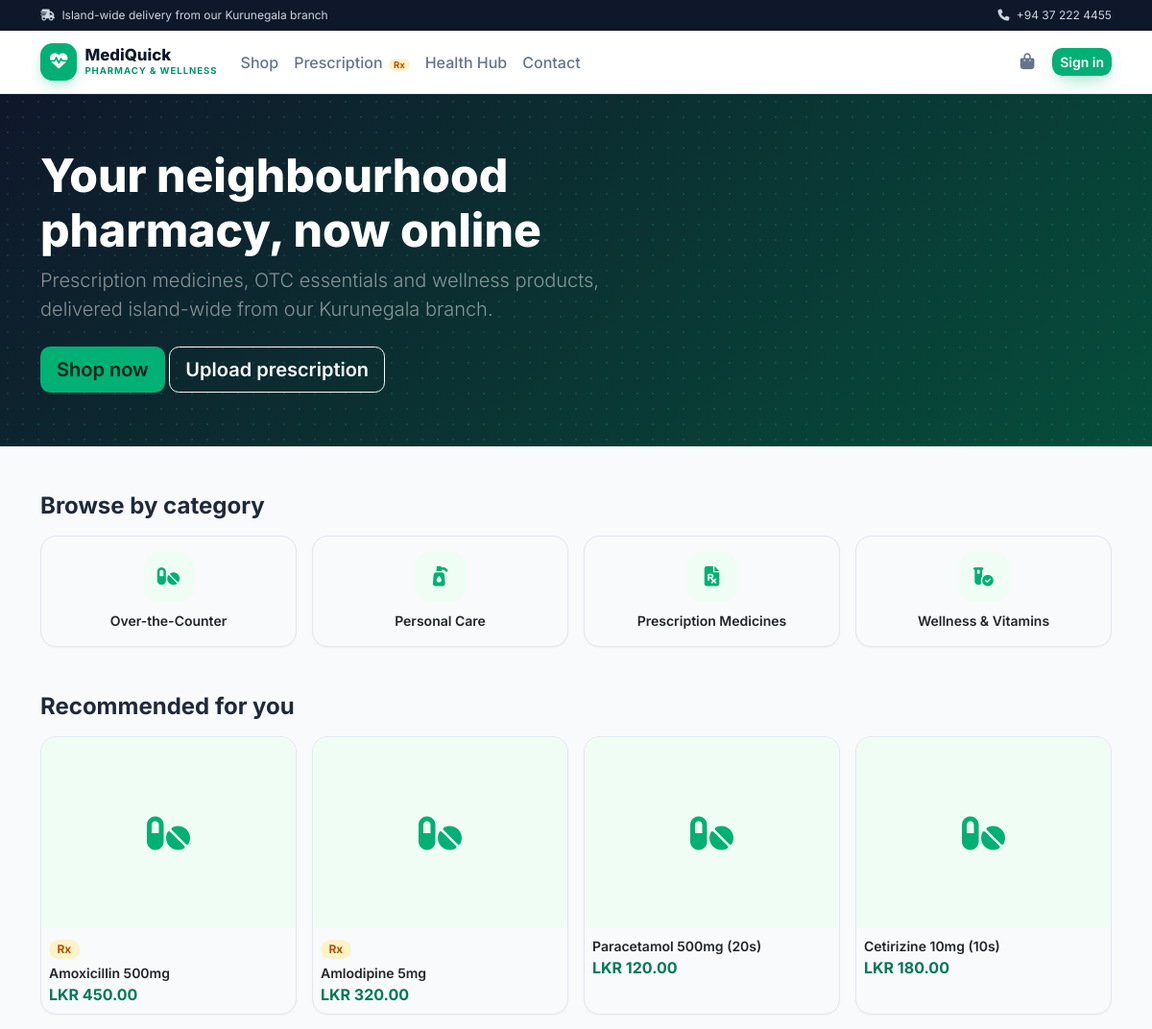
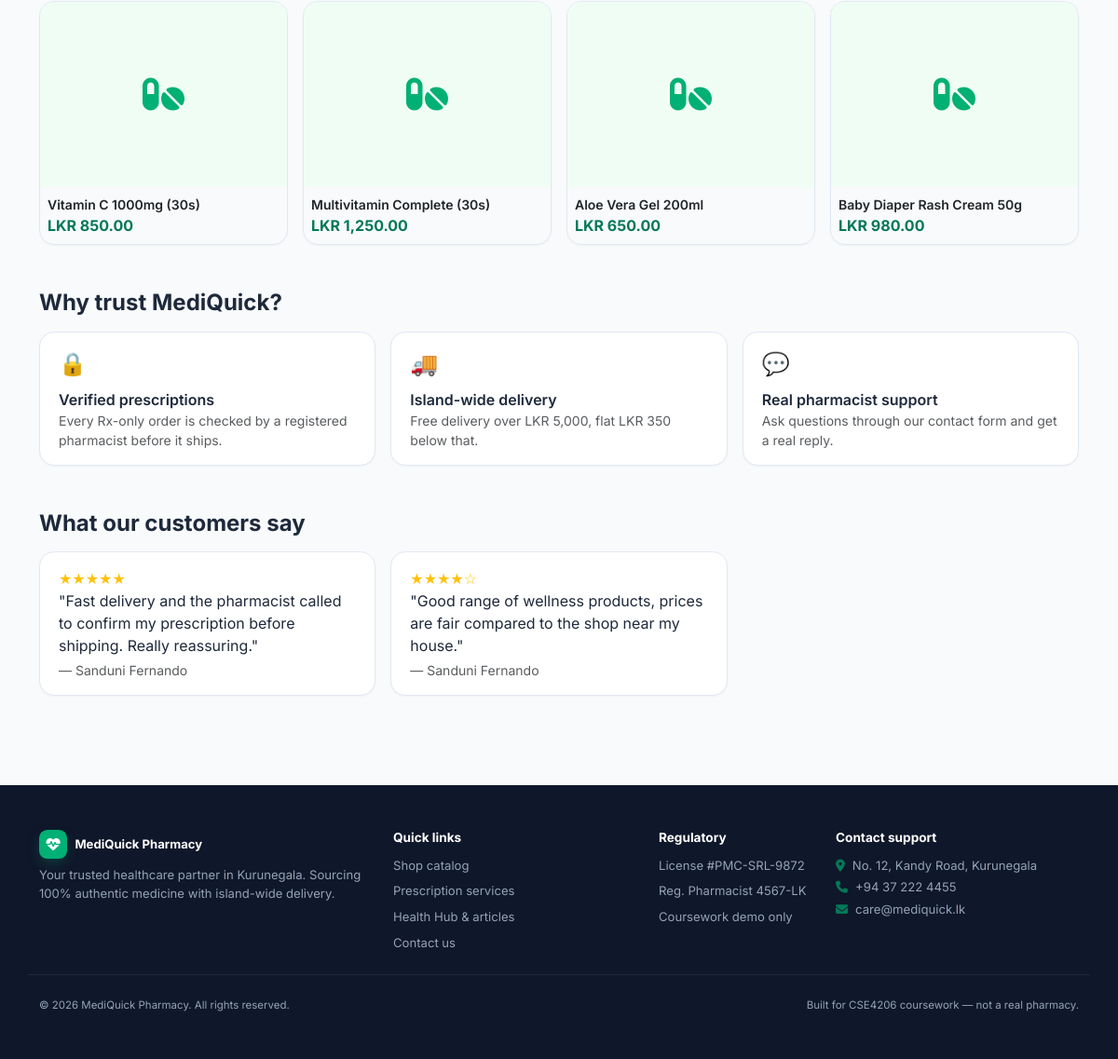
The page /mediquick/index.php on the database its author committed (2 pictures, top to bottom).
### tables this page shows
CREATE TABLE categories (
  id          INT UNSIGNED AUTO_INCREMENT PRIMARY KEY,
  name        VARCHAR(80)  NOT NULL UNIQUE,
  slug        VARCHAR(80)  NOT NULL UNIQUE,
  description VARCHAR(255) NULL
);

CREATE TABLE products (
  id                    INT UNSIGNED AUTO_INCREMENT PRIMARY KEY,
  category_id           INT UNSIGNED NOT NULL,
  name                  VARCHAR(150) NOT NULL,
  generic_name          VARCHAR(150) NULL,           
  brand                 VARCHAR(100) NULL,
  description           TEXT NULL,
  dosage_guidelines     TEXT NULL,
  safety_info           TEXT NULL,
  price                 DECIMAL(10,2) NOT NULL CHECK (price >= 0),    
  stock_qty             INT NOT NULL DEFAULT 0 CHECK (stock_qty >= 0),
  reorder_level         INT NOT NULL DEFAULT 10,
  requires_prescription TINYINT(1) NOT NULL DEFAULT 0,                
  expiry_date           DATE NULL,
  image                 VARCHAR(255) NULL,
  is_active             TINYINT(1) NOT NULL DEFAULT 1,
  created_at            DATETIME NOT NULL DEFAULT CURRENT_TIMESTAMP,
  updated_at            DATETIME NOT NULL DEFAULT CURRENT_TIMESTAMP ON UPDATE CURRENT_TIMESTAMP,
  FOREIGN KEY (category_id) REFERENCES categories(id),
  INDEX idx_products_name (name),
  INDEX idx_products_generic (generic_name)
);

CREATE TABLE testimonials (
  id          INT UNSIGNED AUTO_INCREMENT PRIMARY KEY,
  customer_id INT UNSIGNED NOT NULL,
  rating      TINYINT NOT NULL CHECK (rating BETWEEN 1 AND 5),
  message     VARCHAR(500) NOT NULL,
  is_approved TINYINT(1) NOT NULL DEFAULT 0,
  created_at  DATETIME NOT NULL DEFAULT CURRENT_TIMESTAMP,
  FOREIGN KEY (customer_id) REFERENCES users(id)
);

CREATE TABLE users (
  id            INT UNSIGNED AUTO_INCREMENT PRIMARY KEY,
  role          ENUM('customer','staff','admin') NOT NULL DEFAULT 'customer',
  full_name     VARCHAR(100) NOT NULL,
  email         VARCHAR(150) NOT NULL UNIQUE,
  phone         VARCHAR(15)  NOT NULL,
  password_hash VARCHAR(255) NOT NULL,               
  address       VARCHAR(255) NULL,
  city          VARCHAR(60)  NULL,
  status        ENUM('active','suspended') NOT NULL DEFAULT 'active',
  last_login_at DATETIME NULL,
  created_at    DATETIME NOT NULL DEFAULT CURRENT_TIMESTAMP
);

### mediquick/includes/functions.php (called while the page is built, shortened)
<?php
function e(?string $value): string
{
    return htmlspecialchars($value ?? '', ENT_QUOTES, 'UTF-8');
}
function money(float $amount): string
{
    return 'LKR ' . number_format($amount, 2);
}
function url(string $path = ''): string
{
    return BASE_URL . '/' . ltrim($path, '/');
}

### mediquick/includes/auth.php (called while the page is built, shortened)
<?php
function current_user(): ?array
{
    return $_SESSION['user'] ?? null;
}

### mediquick/index.php (the view, shortened to what this page needs)
<?php
require_once __DIR__ . '/includes/bootstrap.php';
$categories = $pdo->query('SELECT * FROM categories ORDER BY name')->fetchAll();
$featured = $pdo->query(
    "SELECT * FROM products WHERE is_active = 1 ORDER BY created_at DESC LIMIT 8"
)->fetchAll();
$testimonials = $pdo->query(
    "SELECT t.*, u.full_name FROM testimonials t JOIN users u ON u.id = t.customer_id
     WHERE t.is_approved = 1 ORDER BY t.created_at DESC LIMIT 3"
)->fetchAll();
require __DIR__ . '/includes/header.php';
?>
<section class="hero">
  <div class="container">
    <div class="row align-items-center">
      <div class="col-lg-7">
        <h1 class="display-5">Your neighbourhood pharmacy, now online</h1>
        <p class="lead text-white-50">Prescription medicines, OTC essentials and wellness products, delivered island-wide from our Kurunegala branch.</p>
        <a href="<?= url('shop.php') ?>" class="btn btn-lg mt-2" style="background:var(--brand-light);color:#04241a">Shop now</a>
        <a href="<?= url('prescription-upload.php') ?>" class="btn btn-lg btn-outline-light mt-2">Upload prescription</a>
      </div>
    </div>
  </div>
</section>
<div class="container py-5">
  <h2 class="h4 fw-bold mb-3">Browse by category</h2>
  <div class="row g-3 mb-5">
    <?php foreach ($categories as $cat): ?>
      <div class="col-6 col-md-3">
        <a class="category-card d-block text-decoration-none p-3 text-center" href="<?= url('shop.php?category=' . $cat['id']) ?>">
          <div class="category-icon">
            <i class="fa-solid <?= $cat['slug'] === 'prescription' ? 'fa-file-prescription' : ($cat['slug'] === 'otc' ? 'fa-pills' : ($cat['slug'] === 'wellness' ? 'fa-vial-circle-check' : 'fa-pump-soap')) ?>"></i>
          </div>
          <div class="fw-semibold text-dark small"><?= e($cat['name']) ?></div>
        </a>
      </div>
    <?php endforeach; ?>
  </div>
  <h2 class="h4 fw-bold mb-3">Recommended for you</h2>
  <div class="row g-3 mb-5">
    <?php foreach ($featured as $p): ?>
      <div class="col-6 col-md-3">
        <div class="product-card">
          <a href="<?= url('product.php?id=' . $p['id']) ?>" class="text-decoration-none text-dark">
            <div class="product-thumb"><i class="fa-solid fa-pills"></i></div>
            <div class="p-2">
              <?php if ($p['requires_prescription']): ?><span class="badge badge-rx mb-1">Rx</span><?php endif; ?>
              <div class="small fw-semibold"><?= e($p['name']) ?></div>
              <div class="text-brand fw-bold"><?= money((float) $p['price']) ?></div>
            </div>
          </a>
        </div>
      </div>
    <?php endforeach; ?>
  </div>
  <h2 class="h4 fw-bold mb-3">Why trust MediQuick?</h2>
  <div class="row g-3 mb-5">
    <div class="col-md-4"><div class="kpi-tile"><div class="fs-4">🔒</div><div class="fw-semibold mt-2">Verified prescriptions</div><p class="text-muted small mb-0">Every Rx-only order is checked by a registered pharmacist before it ships.</p></div></div>
    <div class="col-md-4"><div class="kpi-tile"><div class="fs-4">🚚</div><div class="fw-semibold mt-2">Island-wide delivery</div><p class="text-muted small mb-0">Free delivery over LKR 5,000, flat LKR 350 below that.</p></div></div>
    <div class="col-md-4"><div class="kpi-tile"><div class="fs-4">💬</div><div class="fw-semibold mt-2">Real pharmacist support</div><p class="text-muted small mb-0">Ask questions through our contact form and get a real reply.</p></div></div>
  </div>
  <?php if ($testimonials): ?>
    <h2 class="h4 fw-bold mb-3">What our customers say</h2>
    <div class="row g-3">
      <?php foreach ($testimonials as $t): ?>
        <div class="col-md-4">
          <div class="kpi-tile">
            <div class="text-warning"><?= str_repeat('★', (int) $t['rating']) . str_repeat('☆', 5 - (int) $t['rating']) ?></div>
            <p class="mb-1">"<?= e($t['message']) ?>"</p>
            <div class="small text-muted">— <?= e($t['full_name']) ?></div>
          </div>
        </div>
      <?php endforeach; ?>
    </div>
  <?php endif; ?>
</div>
<?php require __DIR__ . '/includes/footer.php'; ?>

### mediquick/includes/header.php (shortened to what this page needs)
<?php
$user = current_user();
?>
<!doctype html>
<html lang="en">
<head>
<link href="https://cdn.jsdelivr.net/npm/bootstrap@5.3.3/dist/css/bootstrap.min.css" rel="stylesheet">
<link rel="stylesheet" href="https://cdnjs.cloudflare.com/ajax/libs/font-awesome/6.5.2/css/all.min.css">
<link href="<?= url('assets/css/style.css') ?>" rel="stylesheet">
</head>
<body>
<div class="announce-bar">
  <div class="container d-flex justify-content-between align-items-center flex-wrap gap-1">
    <span><i class="fa-solid fa-truck-fast me-1"></i> Island-wide delivery from our Kurunegala branch</span>
    <span class="d-flex gap-3">
      <a href="tel:+94372224455"><i class="fa-solid fa-phone me-1"></i> +94 37 222 4455</a>
    </span>
  </div>
</div>
<nav class="navbar navbar-expand-lg site-navbar sticky-top">
  <div class="container">
    <a class="navbar-brand d-flex align-items-center gap-2" href="<?= url('index.php') ?>">
      <span class="brand-mark"><i class="fa-solid fa-heart-pulse"></i></span>
      <span class="d-flex flex-column leading-tight">
        <span class="brand-name">MediQuick</span>
        <span class="brand-sub">Pharmacy &amp; Wellness</span>
      </span>
    </a>
    <div class="collapse navbar-collapse" id="navMain">
      <ul class="navbar-nav me-auto mb-2 mb-lg-0">
        <li class="nav-item"><a class="nav-link" href="<?= url('shop.php') ?>">Shop</a></li>
        <li class="nav-item"><a class="nav-link" href="<?= url('prescription-upload.php') ?>">Prescription <span class="badge-rx-inline">Rx</span></a></li>
        <li class="nav-item"><a class="nav-link" href="<?= url('health-hub.php') ?>">Health Hub</a></li>
        <li class="nav-item"><a class="nav-link" href="<?= url('contact.php') ?>">Contact</a></li>
      </ul>
      <ul class="navbar-nav align-items-lg-center gap-2">
        <li class="nav-item">
          <a class="icon-btn position-relative" href="<?= url('cart.php') ?>" aria-label="Cart">
            <i class="fa-solid fa-bag-shopping"></i>
          </a>
        </li>
        <?php if ($user): ?>
          <?php if ($user['role'] === 'customer'): ?>
            <li class="nav-item"><a class="icon-btn" href="<?= url('account/dashboard.php') ?>" aria-label="My account"><i class="fa-regular fa-user"></i></a></li>
          <?php elseif ($user['role'] === 'staff'): ?>
            <li class="nav-item"><a class="nav-link" href="<?= url('staff/dashboard.php') ?>">Staff Panel</a></li>
          <?php elseif ($user['role'] === 'admin'): ?>
            <li class="nav-item"><a class="nav-link" href="<?= url('admin/dashboard.php') ?>">Admin Panel</a></li>
          <?php endif; ?>
          <li class="nav-item"><a class="btn btn-outline-secondary btn-sm" href="<?= url('logout.php') ?>">Log out</a></li>
        <?php else: ?>
          <li class="nav-item"><a class="btn btn-brand btn-sm" href="<?= url('login.php') ?>">Sign in</a></li>
        <?php endif; ?>
      </ul>
    </div>
  </div>
</nav>
<main>

### mediquick/includes/footer.php (shortened to what this page needs)
</main>
<footer class="site-footer">
  <div class="container py-5">
    <div class="row g-4 pb-4 border-bottom-slate">
      <div class="col-md-4">
        <div class="d-flex align-items-center gap-2 mb-2">
          <span class="brand-mark brand-mark-sm"><i class="fa-solid fa-heart-pulse"></i></span>
          <span class="text-white fw-bold">MediQuick Pharmacy</span>
        </div>
        <p class="mb-0">Your trusted healthcare partner in Kurunegala. Sourcing 100% authentic medicine with island-wide delivery.</p>
      </div>
      <div class="col-md-3">
        <h4 class="footer-heading">Quick links</h4>
        <ul class="footer-links">
          <li><a href="<?= url('shop.php') ?>">Shop catalog</a></li>
          <li><a href="<?= url('prescription-upload.php') ?>">Prescription services</a></li>
          <li><a href="<?= url('health-hub.php') ?>">Health Hub &amp; articles</a></li>
          <li><a href="<?= url('contact.php') ?>">Contact us</a></li>
        </ul>
      </div>
      <div class="col-md-2">
        <h4 class="footer-heading">Regulatory</h4>
        <ul class="footer-links">
          <li>License #PMC-SRL-9872</li>
          <li>Reg. Pharmacist 4567-LK</li>
          <li>Coursework demo only</li>
        </ul>
      </div>
      <div class="col-md-3">
        <h4 class="footer-heading">Contact support</h4>
        <p class="mb-1"><i class="fa-solid fa-location-dot me-2 text-brand"></i>No. 12, Kandy Road, Kurunegala</p>
        <p class="mb-1"><i class="fa-solid fa-phone me-2 text-brand"></i>+94 37 222 4455</p>
        <p class="mb-0"><i class="fa-solid fa-envelope me-2 text-brand"></i>care@mediquick.lk</p>
      </div>
    </div>
    <div class="d-flex flex-column flex-sm-row justify-content-between gap-2 pt-4 small">
      <span>&copy; <?= date('Y') ?> MediQuick Pharmacy. All rights reserved.</span>
      <span>Built for CSE4206 coursework — not a real pharmacy.</span>
    </div>
  </div>
</footer>
</body>
</html>

### mediquick/assets/css/style.css (style rules this page uses)
:root { --brand-50: #F0FDF4; --brand-100: #DCFCE7; --brand-200: #BBF7D0; --brand-500: #00B074; --brand-600: #059669; --brand-700: #047857; --brand-900: #064E3B; --navy-800: #0A192F; --navy-900: #0F172A; --slate-50: #F8FAFC; --slate-100: #F1F5F9; --slate-200: #E2E8F0; --slate-400: #94A3B8; --slate-500: #64748B; --slate-800: #1E293B; --amber-100: #FEF3C7; --amber-700: #B45309; --brand: var(--brand-700); --brand-light: var(--brand-500); --brand-soft: var(--brand-100); --navy: var(--navy-900); --ink: var(--slate-800); --muted: var(--slate-500); --rule: var(--slate-200); }
body { font-family: 'Inter', system-ui, sans-serif; color: var(--ink); background: var(--slate-50); }
a { color: var(--brand-700); }
.text-brand { color: var(--brand-700); }
.btn-brand { background: var(--brand-500); color: #fff; border: none; box-shadow: 0 8px 20px -6px rgba(0, 176, 116, .45); }
.btn { border-radius: .65rem; font-weight: 600; }
.badge { border-radius: 999px; font-weight: 600; padding: .35em .7em; }
.announce-bar { background: var(--navy-900); color: #cbd5e1; font-size: .75rem; padding: .45rem 0; }
.announce-bar a { color: #cbd5e1; text-decoration: none; }
.site-navbar { background: #fff; border-bottom: 1px solid var(--rule); box-shadow: 0 1px 2px rgba(15, 23, 42, .04); }
.site-navbar .nav-link { color: var(--slate-500); font-weight: 500; border-radius: .5rem; }
.brand-mark { width: 2.4rem; height: 2.4rem; border-radius: .8rem; background: var(--brand-500); color: #fff; display: flex; align-items: center; justify-content: center; font-size: 1.15rem; box-shadow: 0 6px 16px -4px rgba(0, 176, 116, .4); flex-shrink: 0; }
.brand-mark-sm { width: 1.9rem; height: 1.9rem; font-size: .95rem; border-radius: .55rem; }
.brand-name { font-weight: 800; color: var(--navy-900); line-height: 1.1; font-size: 1.05rem; }
.brand-sub { font-size: .6rem; font-weight: 700; letter-spacing: .1em; text-transform: uppercase; color: var(--brand-600); }
.badge-rx-inline { background: var(--amber-100); color: var(--amber-700); font-size: .6rem; font-weight: 700; border-radius: 999px; padding: .1em .5em; margin-left: .25em; }
.icon-btn { width: 2.25rem; height: 2.25rem; display: inline-flex; align-items: center; justify-content: center; border-radius: 999px; color: var(--slate-500); font-size: 1.05rem; }
.site-footer { background: var(--navy-900); color: #94A3B8; margin-top: 3rem; font-size: .82rem; }
.site-footer p { color: #94A3B8; }
.border-bottom-slate { border-bottom: 1px solid #1E293B; }
.footer-heading { color: #fff; font-weight: 700; font-size: .85rem; margin-bottom: .75rem; }
.footer-links { list-style: none; padding: 0; margin: 0; display: grid; gap: .5rem; }
.footer-links a { color: #94A3B8; text-decoration: none; }
.hero { background: linear-gradient(135deg, var(--navy-900) 0%, var(--brand-900) 100%); background-image: radial-gradient(rgba(52, 211, 153, .12) 1px, transparent 1px), linear-gradient(135deg, var(--navy-900) 0%, var(--brand-900) 100%); background-size: 16px 16px, cover; color: #fff; padding: 3.5rem 0; }
.hero h1 { font-weight: 800; }
.category-card { border: 1px solid var(--rule); border-radius: 1rem; transition: box-shadow .15s ease, border-color .15s ease, transform .15s ease; box-shadow: 0 1px 2px rgba(15, 23, 42, .04); }
.category-icon { width: 3.25rem; height: 3.25rem; margin: 0 auto .6rem; border-radius: .9rem; display: flex; align-items: center; justify-content: center; font-size: 1.3rem; background: var(--brand-50); color: var(--brand-500); }
.product-card { border: 1px solid var(--rule); border-radius: 1rem; height: 100%; overflow: hidden; box-shadow: 0 1px 2px rgba(15, 23, 42, .04); transition: box-shadow .15s ease, border-color .15s ease; }
.product-card .product-thumb { aspect-ratio: 4 / 3; background: var(--brand-50); display: flex; align-items: center; justify-content: center; font-size: 2.5rem; color: var(--brand-500); }
.badge-rx { background: var(--amber-100); color: var(--amber-700); font-weight: 700; }
.kpi-tile { border: 1px solid var(--rule); border-radius: 1rem; background: #fff; padding: 1rem 1.25rem; box-shadow: 0 1px 2px rgba(15, 23, 42, .04); }

### rows shown on the page
categories: name "Over-the-Counter"
categories: name "Personal Care"
categories: name "Prescription Medicines"
categories: name "Wellness & Vitamins"
products: requires_prescription "Rx", name "Amoxicillin 500mg", price "LKR 450.00"
products: requires_prescription "Rx", name "Amlodipine 5mg", price "LKR 320.00"
products: name "Paracetamol 500mg (20s)", price "LKR 120.00"
products: name "Cetirizine 10mg (10s)", price "LKR 180.00"
products: name "Vitamin C 1000mg (30s)", price "LKR 850.00"
products: name "Multivitamin Complete (30s)", price "LKR 1,250.00"
products: name "Aloe Vera Gel 200ml", price "LKR 650.00"
products: name "Baby Diaper Rash Cream 50g", price "LKR 980.00"
testimonials: rating "★★★★★", message "Fast delivery and the pharmacist called to confirm my prescription before shipping. Really reassuring.", customer.full_name "Sanduni Fernando"
testimonials: rating "★★★★", rating "☆", message "Good range of wellness products, prices are fair compared to the shop near my house.", customer.full_name "Sanduni Fernando"
